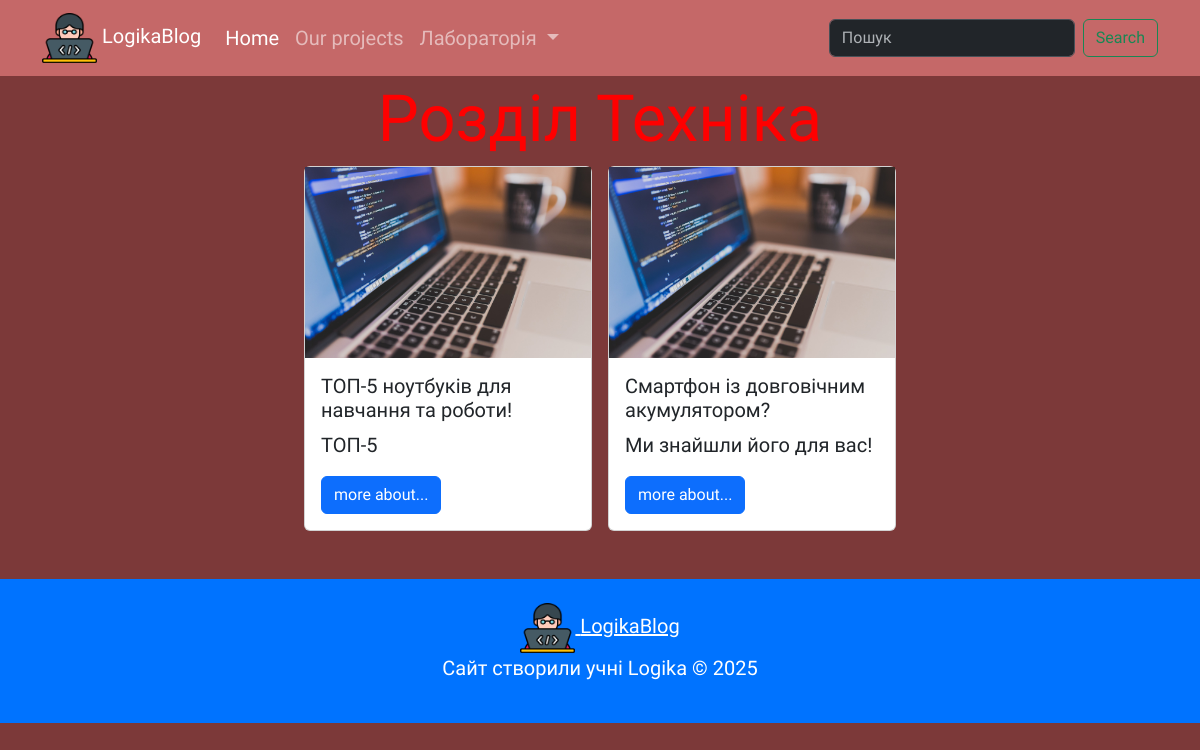
The page /category/3 on the database its author committed.
### tables this page shows
CREATE TABLE articles(
    id INTEGER NOT NULL UNIQUE PRIMARY KEY AUTOINCREMENT,
    title TEXT NOT NULL,
    description TEXT,
    text TEXT,
    image TEXT,
    author_id INTEGER NOT NULL,
    category_id INTEGER, 
    creared_at TEXT DEFAULT CURRENT_TIMESTAMP,

    FOREIGN KEY (author_id) REFERENCES users(id),
    FOREIGN KEY (category_id) REFERENCES categories(id)

);

### app.py (the view)
@app.route("/category/<int:category_id>")  # Вказуємо url-адресу для виклику функції
def category_page(category_id):
    categories = db.get_categories()
    articles = db.get_articles_by_category(category_id)
    return render_template("category.html", categories=categories, articles=articles, category_name=categories[category_id][1])  # html-сторінка, що повертається у браузер

### db_scripts.py (called while the page is built)
    def open_db(self):
        self.conn = sqlite3.connect(self.dbname)
        self.cursor = self.conn.cursor()

    def get_categories(self):
        self.open_db()
        self.cursor.execute('''SELECT * FROM categories''')
        data = self.cursor.fetchall()
        self.conn.close()
        return data

    def get_articles_by_category(self, category_id):
        self.open_db()
        self.cursor.execute('''SELECT * FROM articles articles WHERE category_id=?''', [category_id])
        data = self.cursor.fetchall()
        self.conn.close()
        return data

### templates/category.html (shortened to what this page needs)
{% extends 'base.html' %}
{% block content %}
      <main class="container my-5">
          <h1 class="mt-5">Розділ {{category_name}}</h1>
          <div class="d-flex flex-wrap justify-content-center gap-3">
          {% for article in articles %}
            <div class="card" style="width: 18rem;">
              {% if article[4] %}
              <img src="{{ url_for('static', filename='Photos/' + article[4]) }}" alt="...">
              {% endif %}
              <div class="card-body">
                <h5 class="card-title">{{article[1]}}</h5>
                <p class="card-text">{{article[2]}}</p>
                <a href="{{url_for('article_page', article_id=article[0])}}" class="btn btn-primary">more about...</a>
              </div>
            </div>
          {% endfor %}
          </div>
      </main>
</html>
{% endblock  %}

### static/style.css (style rules this page uses)
body { background: rgb(124, 57, 57); color: white; font-size: 20px; font-family: "Sofia Sans Extra Condensed", sans-serif; }
h1 { color: red; font-size: 65px; text-align: center; font-family: "Sofia Sans Extra Condensed", sans-serif; }
a { color: #ffffff; }

### rows shown on the page
articles: image (picture), title "ТОП-5 ноутбуків для навчання та роботи!", description "ТОП-5"
articles: image (picture), title "Смартфон із довговічним акумулятором?", description "Ми знайшли його для вас!"
